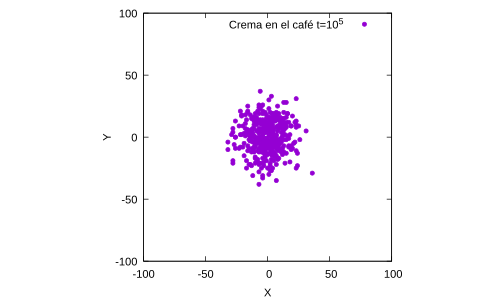

Write the gnuplot code that produced this figure.
set xlabel 'X'
set ylabel 'Y'
set size square
set term pdf
set out "fig3-2.pdf"
plot [-100:100][-100:100] 'datos.txt' u 2:3 pt 7 ps 0.5 t 'Crema en el café t=10^5'
